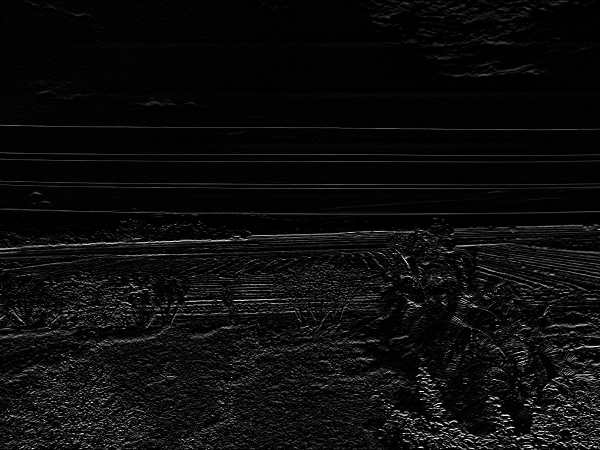
#> input picture OpenCv_algoritmos/Hough-Transform/img_sobel_y.jpg, 1200 x 900 px (shown at 1/2 size)
$ python houghTransform_sobel.py   (older library calls are emulated)
#> lines starting #> are read from the running program, lines starting #| are printed output that depends on the picture; after the words box and inside, x2 and y2 are one past the last pixel; in counts of white or black regions, pixels touching at a corner belong together
import cv2
import numpy as np
from matplotlib import pyplot as plt

img = cv2.imread('img_sobel_y.jpg',0)
#> img is the input picture: shape (900, 1200); min 0, max 255, mean 12.4
kernel = np.ones((1,1),np.uint8)

opening = cv2.morphologyEx(img, cv2.MORPH_OPEN, kernel)
blur = cv2.GaussianBlur(opening,(3,3),0)

ret3,th4 = cv2.threshold(blur,0,255,cv2.THRESH_BINARY+cv2.THRESH_OTSU)
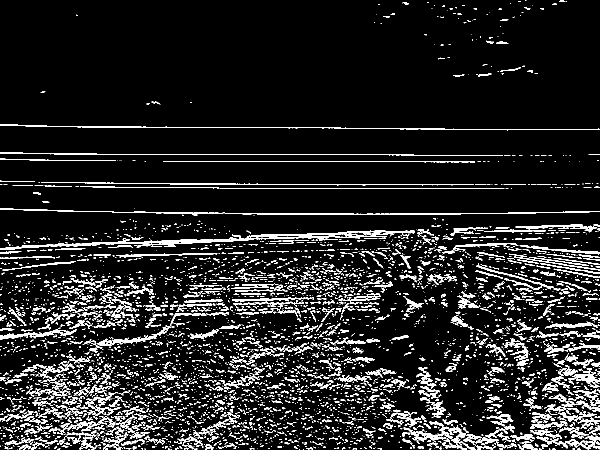
#> th4: shape (900, 1200) (shown at 1/2 size); 10.6% white in thin lines or dots
#> ret3 = 35
laplacian = cv2.Laplacian(th4,cv2.CV_8UC1)
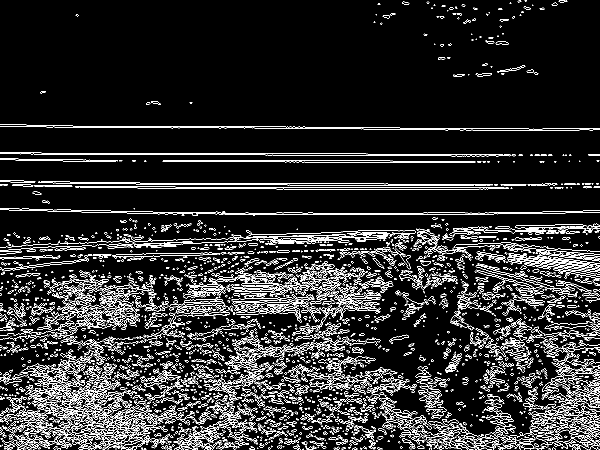
#> laplacian: shape (900, 1200) (shown at 1/2 size); 10% white in thin lines or dots
cst = cv2.cvtColor(img,cv2.COLOR_GRAY2BGR)
minLineLength = 150
maxLineGap = 80
lines = cv2.HoughLinesP(laplacian,1,np.pi/180,100,minLineLength,maxLineGap)
#> lines = 25 rows, first 6: [194, 307, 732, 307], [828, 309, 1005, 309], [438, 375, 1008, 375], [731, 370, 843, 370], [516, 367, 768, 367], [326, 321, 780, 321]
for line in lines:
    for x1,y1,x2,y2 in line:
         cv2.line(cst,(x1 + 1000,y1),(x2 - 5000,y2),(0,0,255),1)
#> this loop made 25 passes
#> line on passes 1 to 12: [[194, 307, 732, 307]], [[828, 309, 1005, 309]], [[438, 375, 1008, 375]], [[731, 370, 843, 370]], [[516, 367, 768, 367]], [[326, 321, 780, 321]], [[164, 255, 342, 255]], [[776, 368, 947, 368]], [[334, 253, 571, 253]], [[626, 426, 707, 426]], [[568, 378, 958, 378]], [[785, 322, 949, 322]]
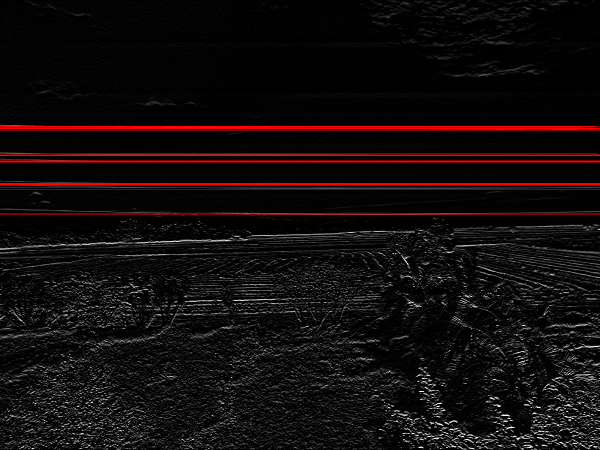
#> cst: shape (900, 1200, 3) (shown at 1/2 size); 2.55% of pixels changed, all inside (x1, y1, x2, y2) = (0, 252, 1200, 430)

cv2.imwrite('linesDetected_sobel.jpg',cst)

$ run again, with OpenCv_algoritmos/Hough-Transform/img_laplacian.jpg copied over OpenCv_algoritmos/Hough-Transform/img_sobel_y.jpg
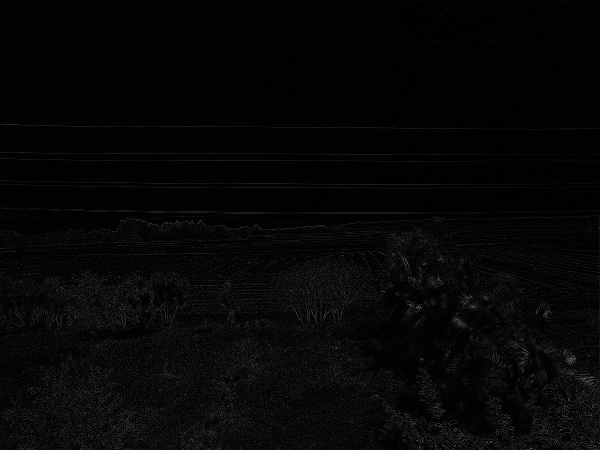
#> input picture OpenCv_algoritmos/Hough-Transform/img_laplacian.jpg, 1200 x 900 px (shown at 1/2 size)
#> img is the input picture: shape (900, 1200); min 0, max 252, mean 6
#> `ret3,th4 = cv2.threshold(blur,0,255,cv2.THRESH_BINARY+cv2.THRESH_OTSU)`:
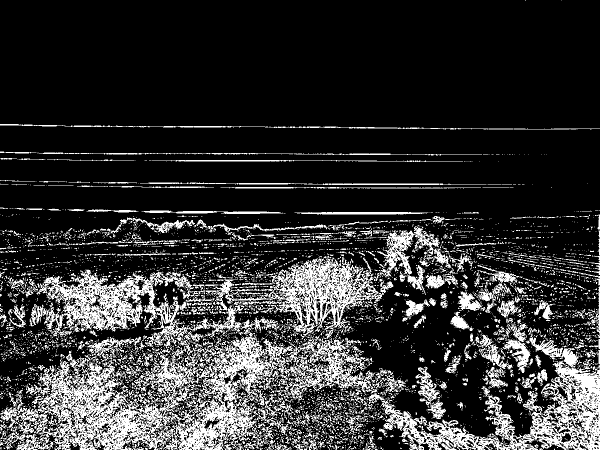
#> th4: shape (900, 1200) (shown at 1/2 size); 19.6% white; 5193 white regions (4586 under 20 px), largest, box (x1, y1, x2, y2) and area: (0, 609, 766, 900) 64951, (761, 674, 1200, 900) 25244, (73, 539, 384, 697) 16956
#> ret3 = 10
#> laplacian: shape (900, 1200); 13.1% white in thin lines or dots
#> lines = [[882, 308, 963, 308], [678, 374, 792, 374], [372, 319, 558, 319], [367, 323, 540, 323], [706, 366, 878, 366], [470, 377, 581, 377], [664, 370, 877, 370], [666, 423, 815, 423], [471, 373, 586, 373], [478, 369, 575, 369]]
#> the loop `for line in lines:` made 10 passes
#> after the loop `for line in lines:`:
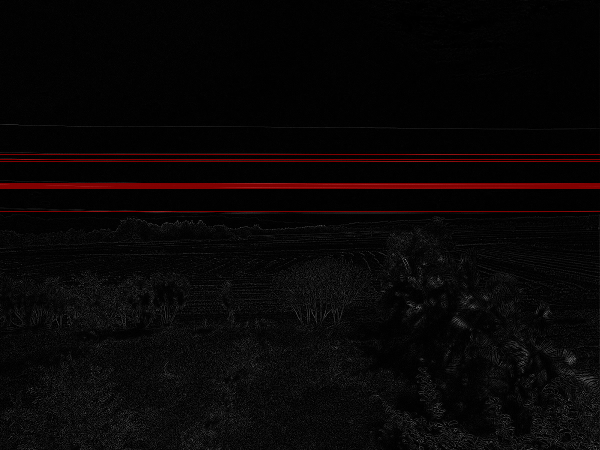
#> cst: shape (900, 1200, 3) (shown at 1/2 size); 1.11% of pixels changed, all inside (x1, y1, x2, y2) = (0, 308, 1200, 424)
